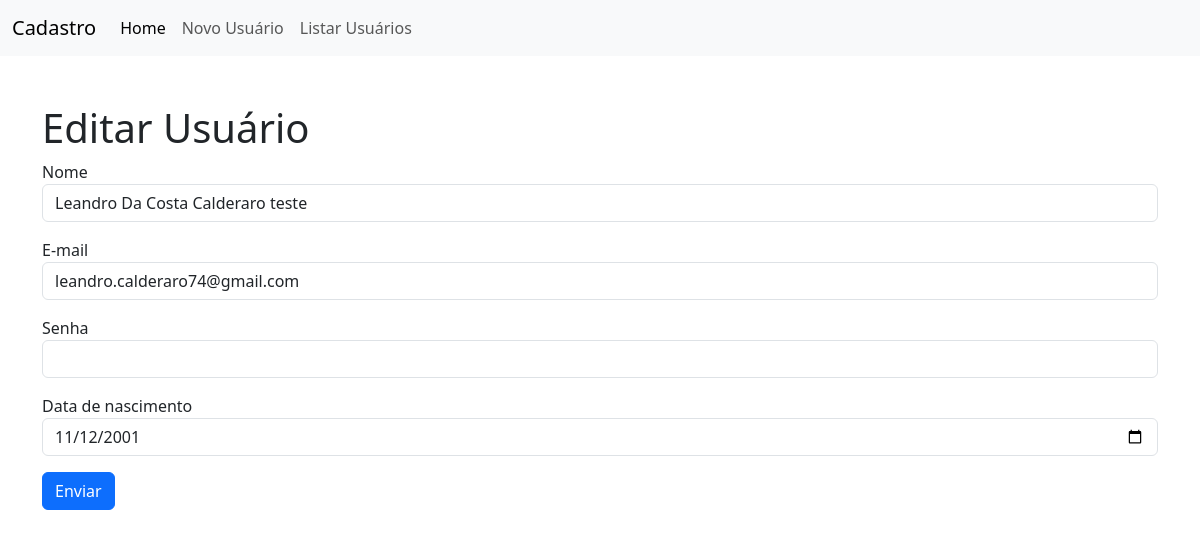
Screenshot of /?page=editar&id=1 with the database file from the repository.
### editar-usuario.php (the view, shortened to what this page needs)
<h1>Editar Usuário</h1>
<?php
	$sql = "SELECT * FROM usuários WHERE ID=".$_REQUEST["id"];
	$res = $conn->query($sql);
	$row = $res->fetch_object();
?>
<form action="?page=salvar" method="POST">
	<div class="mb-3">
		<label>Nome</label>
		<input type="text" name="nome" value="<?php print $row->nome; ?>" class="form-control">
	</div>
	<div class="mb-3">
		<label>E-mail</label>
		<input type="email" name="email" value="<?php print $row->email; ?>" class="form-control">
	</div>
	<div class="mb-3">
		<label>Senha</label>
		<input type="password" name="senha" class="form-control" required>
	</div>
	<div class="mb-3">
		<label>Data de nascimento</label>
		<input type="date" name="data_nasc" value="<?php print $row->data_nasc; ?>" class="form-control">
	</div>
	<div class="mb-3">
		<button type="submit" class="btn btn-primary">Enviar</button>
	</div>
</form>

### rows the page displays
usuários: nome "Leandro Da Costa Calderaro teste", email "leandro.calderaro74@gmail.com", data_nasc "11/12/2001"
